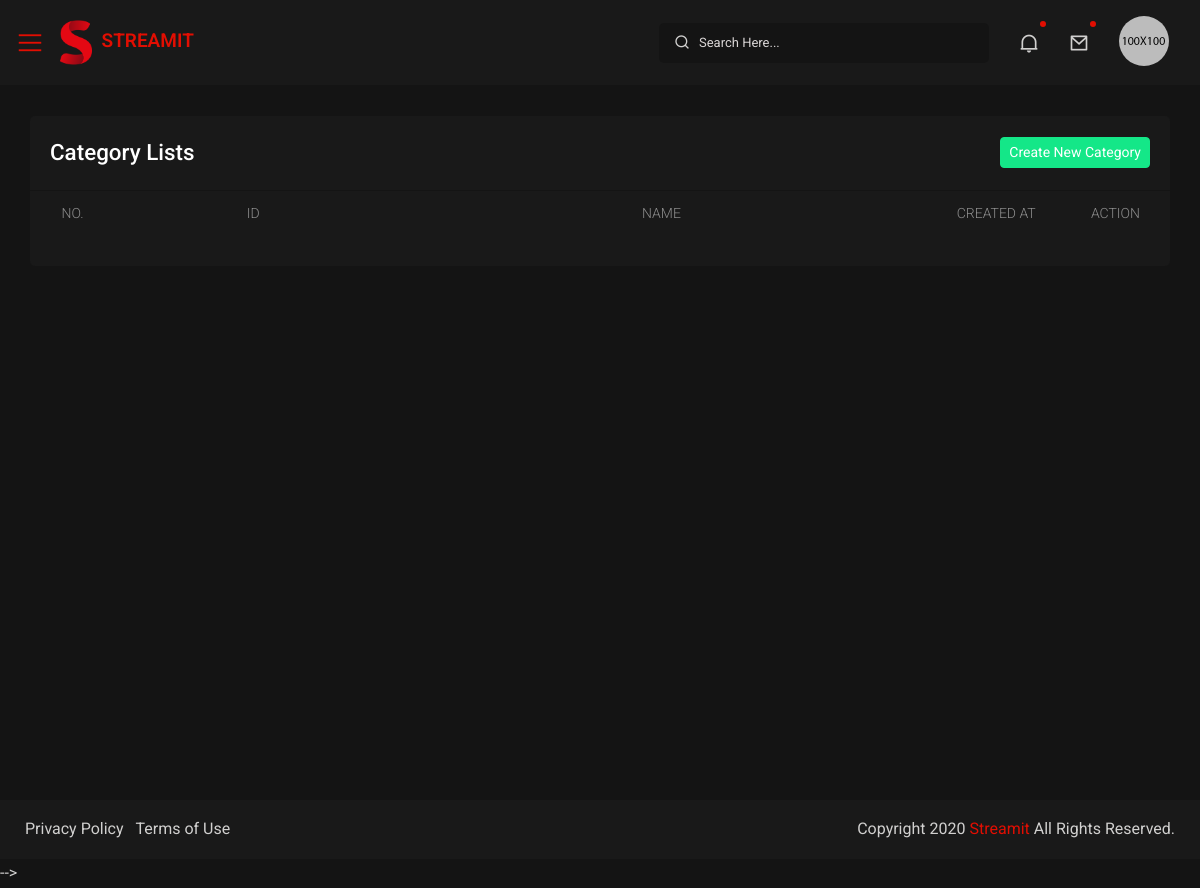
Before: /myadmin/category/ with the older database file.
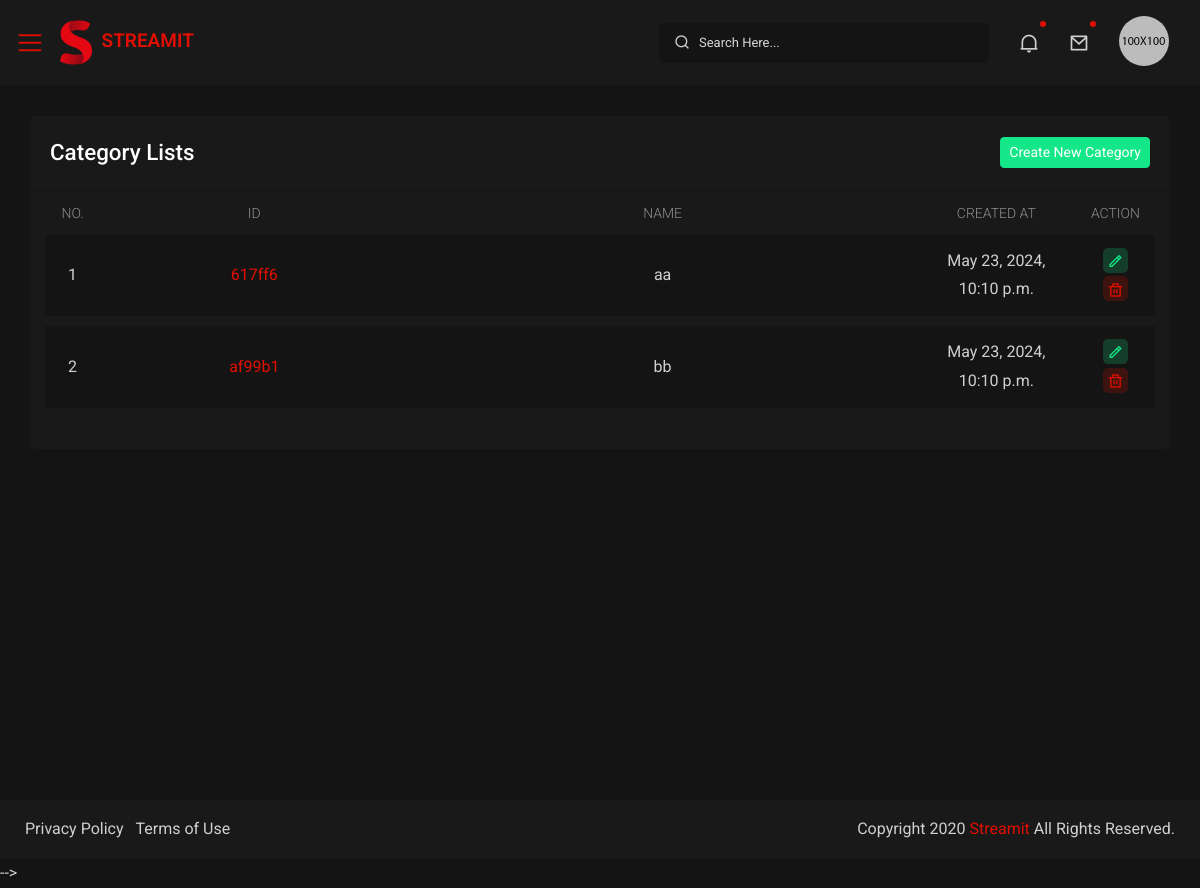
After: the same page with the newer database file.
### myapp/models.py (models this page shows, shortened)
class Category(models.Model):
    id = models.UUIDField(primary_key=True, default=uuid.uuid4, editable=False)
    name = models.CharField(max_length=255, unique=True)
    created_at = models.DateTimeField(auto_now_add=True)

### myadmin/views.py (the view)
# urls.py: path('category/',category_list, name='category_list'),
def category_list(request):
    categories = Category.objects.all().order_by('name')
    return render(request, 'category_list.html', {'categories': categories})

### myadmin/templates/category_list.html (shortened to what this page needs)
{% extends 'admin_base.html' %}
{% block body %}
{% load static %}
<div id="content-page" class="content-page">
    <div class="container-fluid">
        <div class="row">
            <div class="col-sm-12">
                <div class="iq-card">
                    <div class="iq-card-header d-flex justify-content-between">
                        <div class="iq-header-title">
                            <h4 class="card-title">Category Lists</h4>
                        </div>
                        <div>
                            <a href="{% url 'create_category' %}" class="btn btn-sm btn-success">Create New Category</a>
                        </div>
                    </div>
                    <div class="iq-card-body">
                        <div class="table-view">
                            <table class="data-tables table movie_table" style="width:100%">
                                <thead>
                                    <tr>
                                        <th style="width: 5%;">No.</th>
                                        <th style="width: 30%;"> ID</th>
                                        <th style="width: 50%;">Name</th>
                                        <th style="width: 15%;">Created At</th>
                                        <th style="width: 10%;">Action</th>
                                    </tr>
                                </thead>
                                <tbody>
                                    {% for category in categories %}
                                    <tr id="category-row-{{ category.id }}">
                                        <td>{{ forloop.counter }}</td>
                                        <td><a href="{% url 'category_detail' category_id=category.id %}">{{category.id|stringformat:"s"|slice:":6" }}</a></td>
                                        <td>{{ category.name }}</td>
                                        <td>{{ category.created_at }}</td>
                                        <td>
                                            <div class="flex align-items-center list-user-action">
                                                <a class="iq-bg-success" data-toggle="tooltip" data-placement="top"
                                                    title="Edit" href="{% url 'update_category' category.id %}">
                                                    <i class="ri-pencil-line"></i>
                                                </a>
                                                <a class="iq-bg-primary" data-toggle="tooltip" data-placement="top"
                                                    title="Delete" href="javascript:void(0);"
                                                    onclick="deleteCategory('{{ category.id }}')">
                                                    <i class="ri-delete-bin-line"></i>
                                                </a>
                                            </div>
                                        </td>
                                    </tr>
                                    {% endfor %}
                                </tbody>
                            </table>
                        </div>
                    </div>
                </div>
            </div>
        </div>
    </div>
</div>
{% endblock %}

Changed rows visible on the page:
added Category: id "617ff6", name "aa", created_at "May 23, 2024, 10:10 p.m."
added Category: id "af99b1", name "bb", created_at "May 23, 2024, 10:10 p.m."
